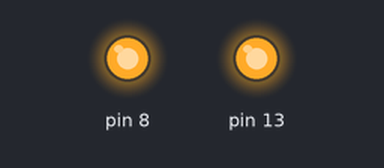
The sketch below on a simulated Arduino Uno, built with avr-gcc and run on an emulated ATmega328P. Parts: output pins drawn as LEDs (lit = HIGH).

Above: at 0.7 s.
At 1.7 s:
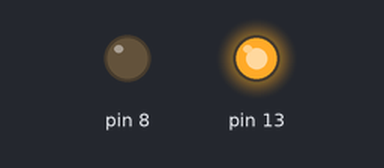
At 2.5 s:
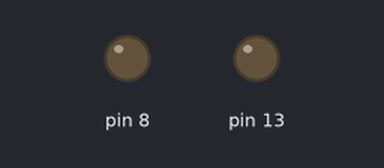
At 3.5 s:
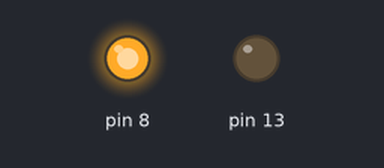
Timing chart, 0 to 5.2 s (numbered marks = the images above):
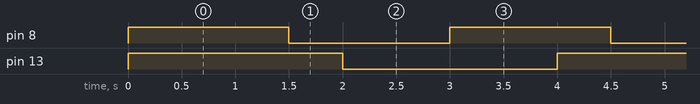

The sketch:

FreeRTOS_1.ino
```cpp
#include <Arduino_FreeRTOS.h>

void setup() {
  pinMode(8, OUTPUT);
  pinMode(13, OUTPUT);
  xTaskCreate(Task_1, "Task 1", 100, NULL, 1, NULL);
  xTaskCreate(Task_2, "Task 2", 100, NULL, 2, NULL);
  vTaskStartScheduler();
}

void loop() {

}

void Task_1(void* pvParameters) {
  while (1) {
    digitalWrite(8, HIGH);
    delay(1500);
    digitalWrite(8, LOW);
    delay(1500);
  }
}

void Task_2(void* pvParameters) {
  while (1) {
    digitalWrite(13, HIGH);
    delay(2000);
    digitalWrite(13, LOW);
    delay(2000);
  }
}
```

Measured:
- by itself, pin 8: alternates HIGH for 1.5 s and LOW for 1.5 s
- by itself, pin 13: alternates HIGH for 2.0 s and LOW for 2.0 s
- by itself, everything shown: repeats every 12.0 s, in 12 steps
